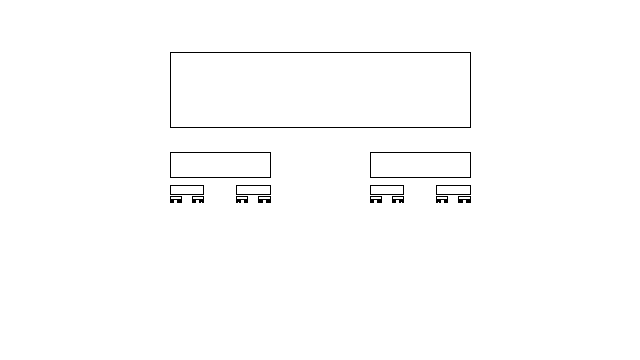
Frame 1 (no input)
Frame 60 (the mouse pressed at the canvas centre just before this capture): identical to frame 1, image omitted
Frame 120 (the mouse held since frame 60 and released just before this capture): identical to frame 1, image omitted

The Processing sketch that drew this single still picture (run headless with seeded random() and noise(); from frame 60 on, the mouse is pressed at the canvas centre):

// Processing sketch: ex1
// ── ex1.pde
void setup() {
  size(640,360);
}
 
void draw() {
  background(255);
  drawCircle(width/2,height/4,300);
}
 
void drawCircle(float x, float y, float radius) {
  stroke(0);
  noFill();
  rectMode(CENTER);
  rect(x, y, radius, radius/4);
  if(radius > 2) {
    drawCircle(x + radius/3, y+(radius/4), radius/3);
    drawCircle(x - radius/3, y+(radius/4), radius/3);
 
  }
}
